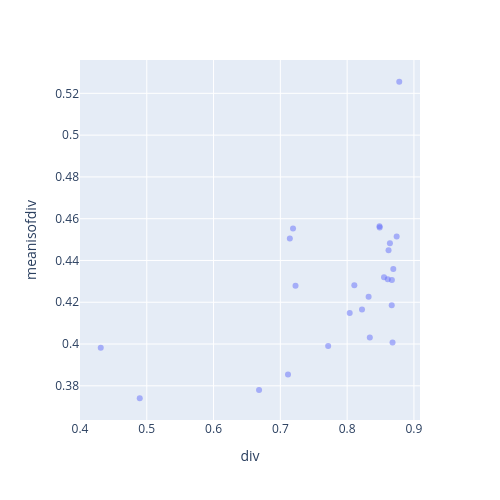

Write notebook code for a chart like this one.
### Code cell
import plotly.express as px
import plotly.graph_objects as go
# fig, ax = plt.subplots(figsize=(2,2))
alpha = 0.5
px.scatter(mean_err_SMTS, x = 'div', y = 'meanisofdiv', 
                opacity = alpha,  hover_data=['SMTS'],
                width = 500 , height=500)

### Figure 1 — Plotly figure (JSON) as saved in the notebook; plotly's stock layout.template omitted (floating-point values rounded to 4 significant figures)
{"data": [{"customdata": [["Adipose Tissue"], ["Adrenal Gland"], ["Blood"], ["Blood Vessel"], ["Brain"], ["Breast"], ["Colon"], ["Esophagus"], ["Heart"], ["Kidney"], ["Liver"], ["Lung"], ["Muscle"], ["Nerve"], ["Ovary"], ["Pancreas"], ["Pituitary"], ["Prostate"], ["Salivary Gland"], ["Skin"], ["Stomach"], ["Testis"], ["Thyroid"], ["Uterus"], ["Vagina"]], "hovertemplate": "div=%{x}<br>meanisofdiv=%{y}<br>SMTS=%{customdata[0]}<extra></extra>", "legendgroup": "", "marker": {"color": "#636efa", "opacity": 0.5, "symbol": "circle"}, "mode": "markers", "name": "", "orientation": "v", "showlegend": false, "type": "scatter", "x": [0.8552, 0.8339, 0.4895, 0.8223, 0.868, 0.862, 0.8322, 0.8038, 0.7716, 0.8667, 0.7115, 0.8485, 0.6681, 0.864, 0.867, 0.4311, 0.719, 0.8608, 0.7142, 0.8107, 0.7227, 0.878, 0.8741, 0.8691, 0.8487], "xaxis": "x", "y": [0.432, 0.4031, 0.3741, 0.4165, 0.4008, 0.4449, 0.4226, 0.4148, 0.3991, 0.4185, 0.3854, 0.4564, 0.378, 0.4483, 0.4307, 0.3982, 0.4553, 0.431, 0.4505, 0.4281, 0.4278, 0.5255, 0.4515, 0.4359, 0.4558], "yaxis": "y"}], "layout": {"height": 500, "legend": {"tracegroupgap": 0}, "margin": {"t": 60}, "width": 500, "xaxis": {"anchor": "y", "domain": [0, 1], "title": {"text": "div"}}, "yaxis": {"anchor": "x", "domain": [0, 1], "title": {"text": "meanisofdiv"}}}}
